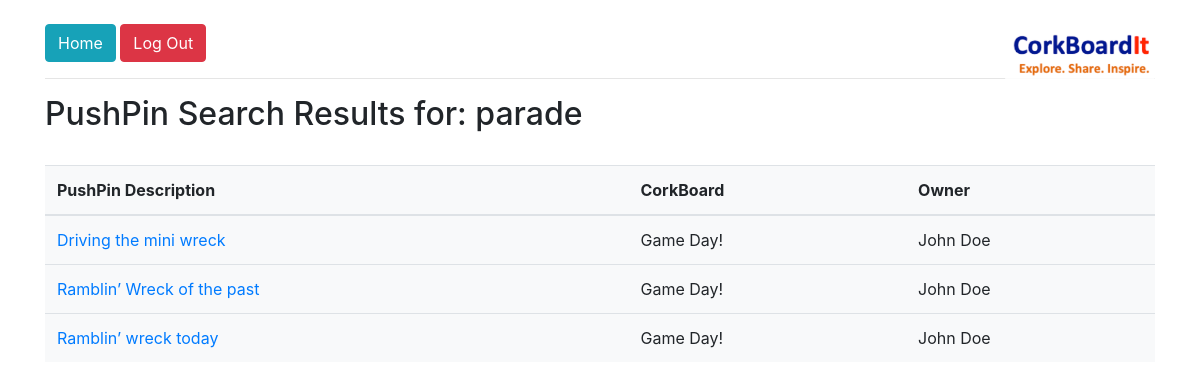
Screenshot of /search.php?search_key=parade (signed in) with the database file from the repository.
### tables this page shows
CREATE TABLE `PushPin` (
	`pushPinID` int(16) unsigned NOT NULL AUTO_INCREMENT,
	`cork_board_id` int(16) unsigned NOT NULL,
	`URL` varchar(200) NOT NULL,
	`description` varchar(200) NOT NULL,
	`date_pinned` datetime NOT NULL,
	PRIMARY KEY (`pushPinID`),
	UNIQUE (`cork_board_id`, `URL`),
	FOREIGN KEY (`cork_board_id`) REFERENCES `CorkBoard` (`corkBoardID`)
);

### search.php (the view, shortened to what this page needs)
<?php
    include('lib/common.php');
    if (isset($_GET['search_key'])){
	  $search_key = $_GET['search_key'];
	}
?>
<?php
    include('lib/header.php');
?>
</head>
<body>
<div class="container">
<?php
    include('lib/menu.php');
?>
<h2>
<?php echo "PushPin Search Results for: {$search_key}"; ?>
</h2>
<br>
<div class="mt-auto bg-light">
<table class="table">
	<thead>
		<tr>
			<th>PushPin Description</th>
			<th>CorkBoard</th>
			<th>Owner</th>
		</tr>
	</thead>
	<tbody>
		<?php
			$query = "SELECT description, title, pushPinID, name " .
			"FROM " .
			"(SELECT description, title, pushPinID, name " .
			"FROM PushPin " .
			"JOIN CorkBoard ON PushPin.cork_board_id=CorkBoard.corkBoardID " .
			"JOIN User ON CorkBoard.owner=User.email " .
			"JOIN PushPinTag ON PushPin.pushPinID=PushPinTag.pushpin_id " .
			"WHERE CorkBoard.corkBoardID NOT IN (SELECT corkBoardID FROM PrivateCorkBoard) " .
			"AND (PushPin.description LIKE '%{$search_key}%' " .
			"OR PushPinTag.tag LIKE '%{$search_key}%' " .
			"OR CorkBoard.category_name LIKE '%{$search_key}%') " .
			"GROUP BY PushPin.pushPinID) AS list " .
			"ORDER BY description";
			$result = mysqli_query($db, $query);
    		while ($row = mysqli_fetch_array($result, MYSQLI_ASSOC)) {
    			print "<tr><td><a href='view_pushpin.php?pushpin_id={$row['pushPinID']}'>{$row['description']}</a></td>";
    			print "<td>{$row['title']}</td>";
    			print "<td>{$row['name']}</td></tr>";
    		}
		?>
	</tbody>
</table>
</div>
</div>
</body>

### rows the page displays
pushpin: description "Driving the mini wreck", title "Game Day!", name "John Doe"
pushpin: description "Ramblin’ Wreck of the past", title "Game Day!", name "John Doe"
pushpin: description "Ramblin’ wreck today", title "Game Day!", name "John Doe"

### other values shown
$search_key "parade"
